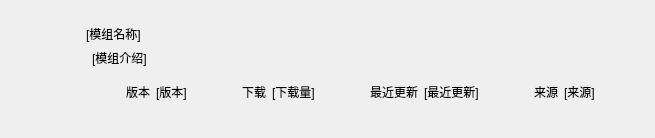
<?xml version="1.0" encoding="UTF-8"?>
<ui version="4.0">
 <class>singleModWidget</class>
 <widget class="ElevatedCardWidget" name="singleModWidget">
  <property name="geometry">
   <rect>
    <x>0</x>
    <y>0</y>
    <width>655</width>
    <height>138</height>
   </rect>
  </property>
  <property name="sizePolicy">
   <sizepolicy hsizetype="Expanding" vsizetype="Fixed">
    <horstretch>0</horstretch>
    <verstretch>0</verstretch>
   </sizepolicy>
  </property>
  <property name="minimumSize">
   <size>
    <width>655</width>
    <height>0</height>
   </size>
  </property>
  <property name="windowTitle">
   <string/>
  </property>
  <layout class="QGridLayout" name="gridLayout">
   <item row="0" column="0">
    <widget class="PixmapLabel" name="PixmapLabel">
     <property name="sizePolicy">
      <sizepolicy hsizetype="Fixed" vsizetype="Fixed">
       <horstretch>0</horstretch>
       <verstretch>0</verstretch>
      </sizepolicy>
     </property>
     <property name="minimumSize">
      <size>
       <width>60</width>
       <height>60</height>
      </size>
     </property>
     <property name="maximumSize">
      <size>
       <width>60</width>
       <height>60</height>
      </size>
     </property>
    </widget>
   </item>
   <item row="0" column="1">
    <widget class="QWidget" name="infoWidget" native="true">
     <property name="sizePolicy">
      <sizepolicy hsizetype="Expanding" vsizetype="Fixed">
       <horstretch>0</horstretch>
       <verstretch>0</verstretch>
      </sizepolicy>
     </property>
     <property name="minimumSize">
      <size>
       <width>0</width>
       <height>105</height>
      </size>
     </property>
     <property name="maximumSize">
      <size>
       <width>16777215</width>
       <height>105</height>
      </size>
     </property>
     <layout class="QGridLayout" name="gridLayout_2">
      <item row="0" column="0" colspan="2">
       <widget class="StrongBodyLabel" name="modName">
        <property name="sizePolicy">
         <sizepolicy hsizetype="Expanding" vsizetype="Fixed">
          <horstretch>0</horstretch>
          <verstretch>0</verstretch>
         </sizepolicy>
        </property>
        <property name="text">
         <string>[模组名称]</string>
        </property>
       </widget>
      </item>
      <item row="2" column="0">
       <layout class="QHBoxLayout" name="tagLayout"/>
      </item>
      <item row="2" column="1">
       <widget class="BodyLabel" name="modDescription">
        <property name="sizePolicy">
         <sizepolicy hsizetype="Expanding" vsizetype="Fixed">
          <horstretch>0</horstretch>
          <verstretch>0</verstretch>
         </sizepolicy>
        </property>
        <property name="text">
         <string>[模组介绍]</string>
        </property>
       </widget>
      </item>
      <item row="3" column="0" colspan="2">
       <layout class="QHBoxLayout" name="extraInfoLayout">
        <item>
         <widget class="QWidget" name="versionWidget" native="true">
          <property name="sizePolicy">
           <sizepolicy hsizetype="Fixed" vsizetype="Fixed">
            <horstretch>0</horstretch>
            <verstretch>0</verstretch>
           </sizepolicy>
          </property>
          <layout class="QHBoxLayout" name="horizontalLayout_2">
           <item>
            <widget class="BodyLabel" name="versionTag">
             <property name="sizePolicy">
              <sizepolicy hsizetype="Fixed" vsizetype="Fixed">
               <horstretch>0</horstretch>
               <verstretch>0</verstretch>
              </sizepolicy>
             </property>
             <property name="minimumSize">
              <size>
               <width>0</width>
               <height>20</height>
              </size>
             </property>
             <property name="maximumSize">
              <size>
               <width>16777215</width>
               <height>20</height>
              </size>
             </property>
             <property name="styleSheet">
              <string notr="true">BodyLabel {
	background-color: rgba(199, 199, 199, 50%);
	border-radius: 4px;
    padding-left: 3px solid rgba(223, 239, 232, 80%);
    padding-right: 3px solid rgba(223, 239, 232, 80%);
}</string>
             </property>
             <property name="text">
              <string>版本</string>
             </property>
             <property name="alignment">
              <set>Qt::AlignCenter</set>
             </property>
            </widget>
           </item>
           <item>
            <widget class="CaptionLabel" name="version">
             <property name="sizePolicy">
              <sizepolicy hsizetype="Fixed" vsizetype="Fixed">
               <horstretch>0</horstretch>
               <verstretch>0</verstretch>
              </sizepolicy>
             </property>
             <property name="text">
              <string>[版本]</string>
             </property>
            </widget>
           </item>
          </layout>
         </widget>
        </item>
        <item>
         <widget class="QWidget" name="downloadWidget" native="true">
          <property name="sizePolicy">
           <sizepolicy hsizetype="Fixed" vsizetype="Fixed">
            <horstretch>0</horstretch>
            <verstretch>0</verstretch>
           </sizepolicy>
          </property>
          <layout class="QHBoxLayout" name="horizontalLayout_3">
           <item>
            <widget class="BodyLabel" name="downloadTag">
             <property name="sizePolicy">
              <sizepolicy hsizetype="Fixed" vsizetype="Fixed">
               <horstretch>0</horstretch>
               <verstretch>0</verstretch>
              </sizepolicy>
             </property>
             <property name="minimumSize">
              <size>
               <width>0</width>
               <height>20</height>
              </size>
             </property>
             <property name="maximumSize">
              <size>
               <width>16777215</width>
               <height>20</height>
              </size>
             </property>
             <property name="styleSheet">
              <string notr="true">BodyLabel {
	background-color: rgba(199, 199, 199, 50%);
	border-radius: 4px;
    padding-left: 3px solid rgba(223, 239, 232, 80%);
    padding-right: 3px solid rgba(223, 239, 232, 80%);
}</string>
             </property>
             <property name="text">
              <string>下载</string>
             </property>
             <property name="alignment">
              <set>Qt::AlignCenter</set>
             </property>
            </widget>
           </item>
           <item>
            <widget class="CaptionLabel" name="download">
             <property name="sizePolicy">
              <sizepolicy hsizetype="Fixed" vsizetype="Fixed">
               <horstretch>0</horstretch>
               <verstretch>0</verstretch>
              </sizepolicy>
             </property>
             <property name="text">
              <string>[下载量]</string>
             </property>
            </widget>
           </item>
          </layout>
         </widget>
        </item>
        <item>
         <widget class="QWidget" name="lastUpdateWidget" native="true">
          <property name="sizePolicy">
           <sizepolicy hsizetype="Fixed" vsizetype="Fixed">
            <horstretch>0</horstretch>
            <verstretch>0</verstretch>
           </sizepolicy>
          </property>
          <layout class="QHBoxLayout" name="horizontalLayout_4">
           <item>
            <widget class="BodyLabel" name="lastUpdateTag">
             <property name="sizePolicy">
              <sizepolicy hsizetype="Fixed" vsizetype="Fixed">
               <horstretch>0</horstretch>
               <verstretch>0</verstretch>
              </sizepolicy>
             </property>
             <property name="minimumSize">
              <size>
               <width>0</width>
               <height>20</height>
              </size>
             </property>
             <property name="maximumSize">
              <size>
               <width>16777215</width>
               <height>20</height>
              </size>
             </property>
             <property name="styleSheet">
              <string notr="true">BodyLabel {
	background-color: rgba(199, 199, 199, 50%);
	border-radius: 4px;
    padding-left: 3px solid rgba(223, 239, 232, 80%);
    padding-right: 3px solid rgba(223, 239, 232, 80%);
}</string>
             </property>
             <property name="text">
              <string>最近更新</string>
             </property>
             <property name="alignment">
              <set>Qt::AlignCenter</set>
             </property>
            </widget>
           </item>
           <item>
            <widget class="CaptionLabel" name="lastUpdate">
             <property name="sizePolicy">
              <sizepolicy hsizetype="Fixed" vsizetype="Fixed">
               <horstretch>0</horstretch>
               <verstretch>0</verstretch>
              </sizepolicy>
             </property>
             <property name="text">
              <string>[最近更新]</string>
             </property>
            </widget>
           </item>
          </layout>
         </widget>
        </item>
        <item>
         <widget class="QWidget" name="modSrcWidget" native="true">
          <property name="sizePolicy">
           <sizepolicy hsizetype="Fixed" vsizetype="Fixed">
            <horstretch>0</horstretch>
            <verstretch>0</verstretch>
           </sizepolicy>
          </property>
          <layout class="QHBoxLayout" name="horizontalLayout_5">
           <item>
            <widget class="BodyLabel" name="modSrcTag">
             <property name="sizePolicy">
              <sizepolicy hsizetype="Fixed" vsizetype="Fixed">
               <horstretch>0</horstretch>
               <verstretch>0</verstretch>
              </sizepolicy>
             </property>
             <property name="minimumSize">
              <size>
               <width>0</width>
               <height>20</height>
              </size>
             </property>
             <property name="maximumSize">
              <size>
               <width>16777215</width>
               <height>20</height>
              </size>
             </property>
             <property name="styleSheet">
              <string notr="true">BodyLabel {
	background-color: rgba(199, 199, 199, 50%);
	border-radius: 4px;
    padding-left: 3px solid rgba(223, 239, 232, 80%);
    padding-right: 3px solid rgba(223, 239, 232, 80%);
}</string>
             </property>
             <property name="text">
              <string>来源</string>
             </property>
             <property name="alignment">
              <set>Qt::AlignCenter</set>
             </property>
            </widget>
           </item>
           <item>
            <widget class="CaptionLabel" name="modSrc">
             <property name="sizePolicy">
              <sizepolicy hsizetype="Fixed" vsizetype="Fixed">
               <horstretch>0</horstretch>
               <verstretch>0</verstretch>
              </sizepolicy>
             </property>
             <property name="text">
              <string>[来源]</string>
             </property>
            </widget>
           </item>
          </layout>
         </widget>
        </item>
       </layout>
      </item>
     </layout>
    </widget>
   </item>
  </layout>
 </widget>
 <customwidgets>
  <customwidget>
   <class>PixmapLabel</class>
   <extends>QLabel</extends>
   <header>qfluentwidgets</header>
  </customwidget>
  <customwidget>
   <class>CardWidget</class>
   <extends>QFrame</extends>
   <header>qfluentwidgets</header>
   <container>1</container>
  </customwidget>
  <customwidget>
   <class>ElevatedCardWidget</class>
   <extends>SimpleCardWidget</extends>
   <header>qfluentwidgets</header>
   <container>1</container>
  </customwidget>
  <customwidget>
   <class>SimpleCardWidget</class>
   <extends>CardWidget</extends>
   <header>qfluentwidgets</header>
   <container>1</container>
  </customwidget>
  <customwidget>
   <class>CaptionLabel</class>
   <extends>QLabel</extends>
   <header>qfluentwidgets</header>
  </customwidget>
  <customwidget>
   <class>BodyLabel</class>
   <extends>QLabel</extends>
   <header>qfluentwidgets</header>
  </customwidget>
  <customwidget>
   <class>StrongBodyLabel</class>
   <extends>QLabel</extends>
   <header>qfluentwidgets</header>
  </customwidget>
 </customwidgets>
 <resources/>
 <connections/>
</ui>
